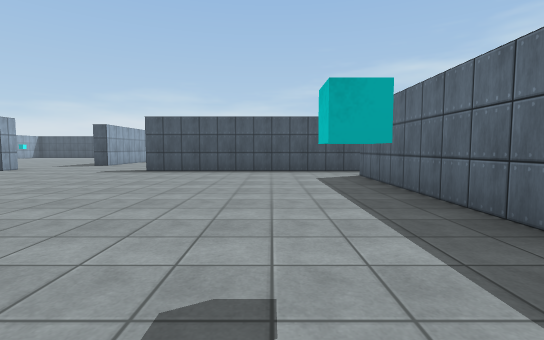
[1] (above)

17 first-person views from a walk through a 3-D level made in the Unity game engine. The camera is 1.2 m above the floor, tilts 4° down and sees 85° across. The floor is counted in squares, 2 m on a side. Each view is taken from the middle of a square. On the plan, view 1 faces up. The plan holds only what a view shows up to about 9 squares ahead; the rest is blank. The player is left out. Some animated figures are left out. Surface patterns are stand-ins for the level's own textures.

[2]
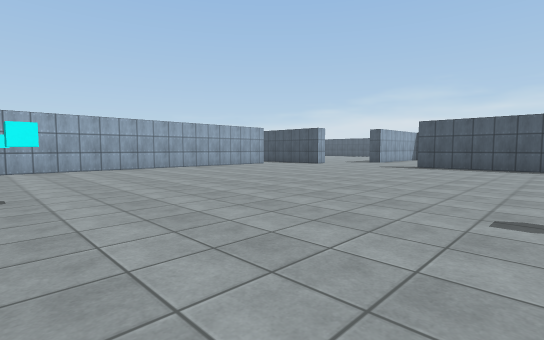

[3]
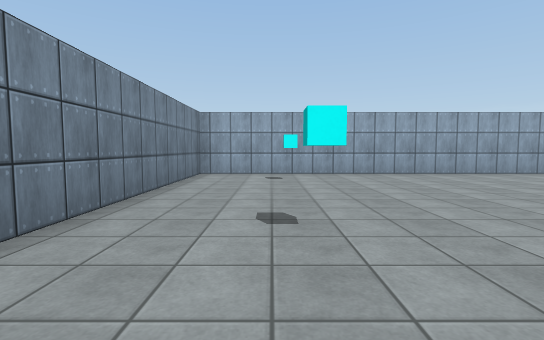

[4]
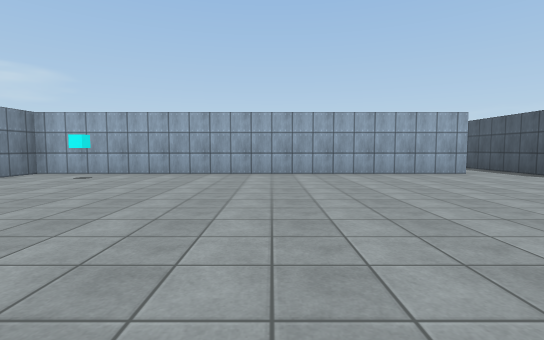

[5]
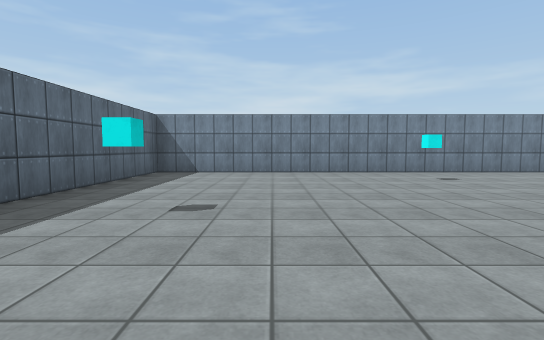

[6]
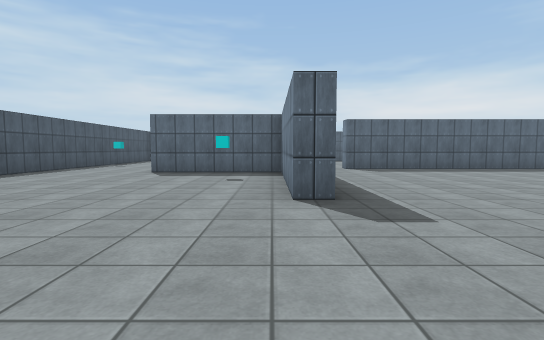

[7]
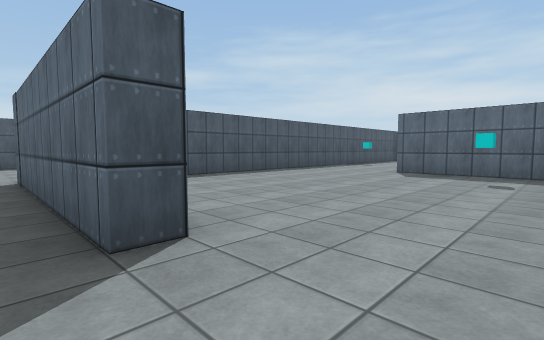

[8]
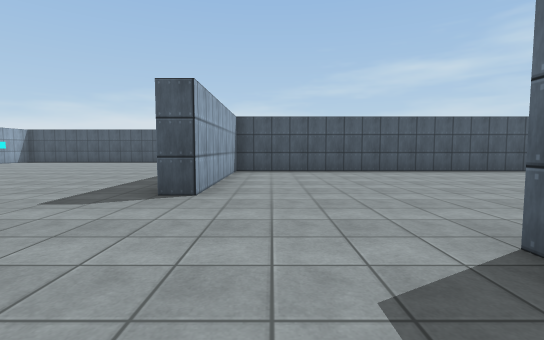

[9]
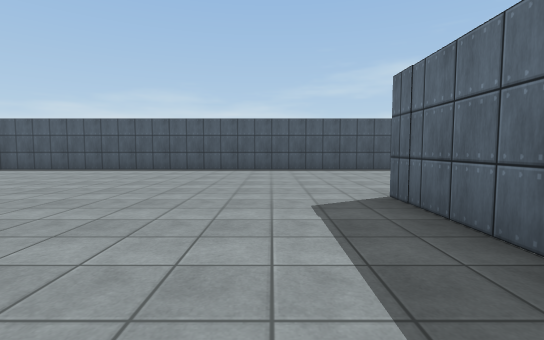

[10]
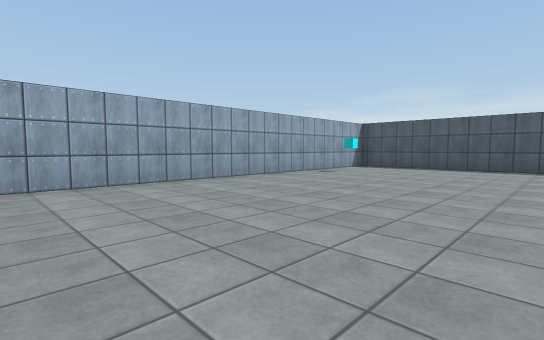

[11]
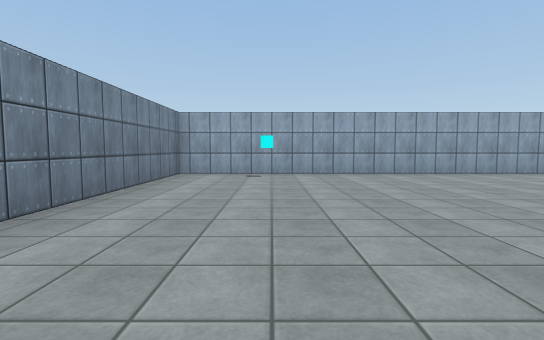

[12]
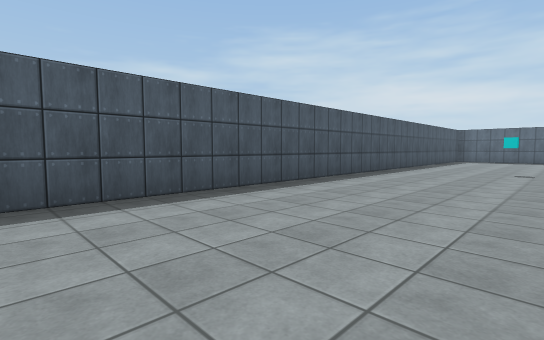

[13]
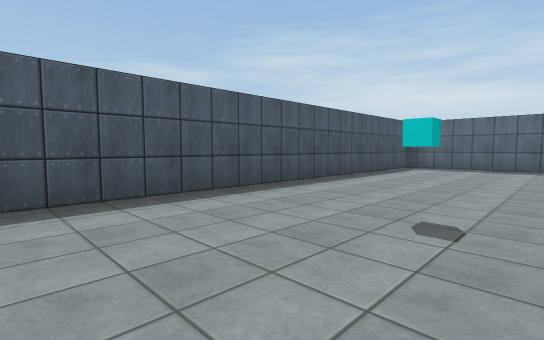

[14]
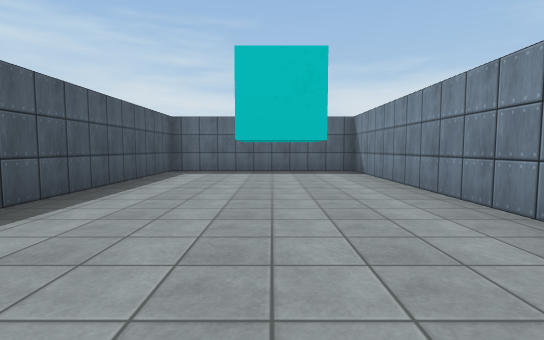

[15]
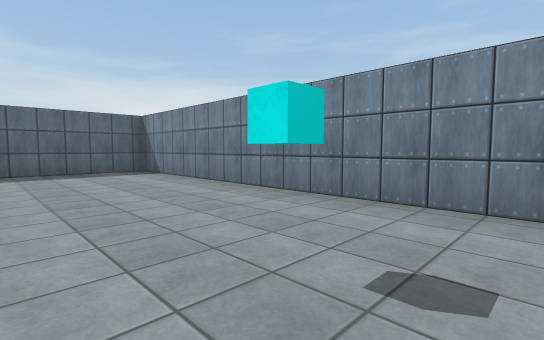

[16]
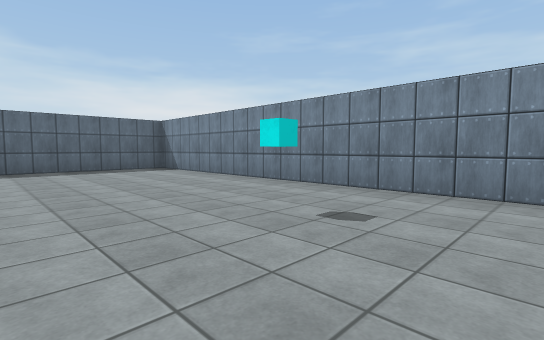

[17]
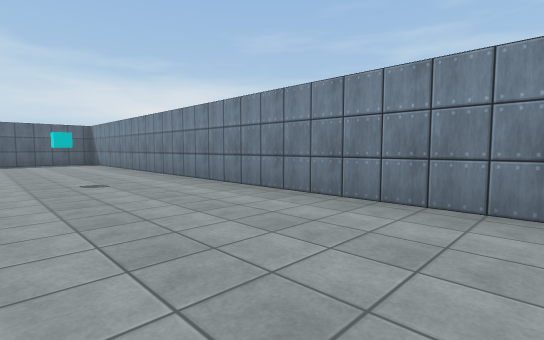

### Floor plan
Points are (right, up) in squares from view 1. A wall is a line through its corners. A room is listed if a view was taken in it or the views show most of it. See-through windows are left out.
Room 1 (views 1, 2, 3, 4, 5, 6, 7, 8)
walls: (-7.5, 8.8) (-7.5, 8.3) (-9.4, 8.3); (-9.2, 6.9) (-9.2, -3.7) (2, -3.7) (2, 6.8); (0.7, 8.8) (0.7, 12.2); (2.5, 8.3) (-3.5, 8.3) (-3.5, 8.8) (0.4, 8.8); (2.1, 15.2) (-6, 15.2) (-6, 10.8) (-6.5, 10.8)
ways out: opening at (-7.5, 9.5) to room 2; opening at (-10, 7); opening at (1, 13.5); opening at (2, 7)
Room 2 (views 9, 10, 11, 12, 13, 14, 15, 16, 17)
walls: (-4.9, 15.7) (8.2, 15.7) (8.2, 20.7) (-16.1, 20.7); (-6.5, 10.8) (-6.5, 15.8); (-16.2, 18.5) (-16.2, 8.8) (-11.4, 8.8)
ways out: opening at (-7.5, 9.5) to room 1

Positions as (right, up) in squares from view 1, and headings:
1: (0, 0), facing up
2: (0, -2), facing up-left
3: (-2, -2), facing left
4: (-2, 2), facing left
5: (-1, 4), facing down
6: (-7, 9), facing right
7: (-7, 9), facing up-right
8: (-5, 7), facing up
9: (-8, 12), facing up
10: (-11, 11), facing up-left
11: (-9, 11), facing left
12: (-8, 17), facing up-right
13: (-2, 17), facing up-right
14: (0, 18), facing right
15: (0, 19), facing down-right
16: (-1, 20), facing down-right
17: (-5, 19), facing down-right
